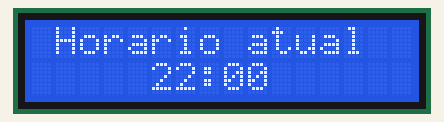
This sketch was run on a simulated Arduino Mega 2560, built with avr-gcc and run on an emulated ATmega2560. Parts: 16×2 character LCD.

Above: at 0.6 s.
At 60.6 s:
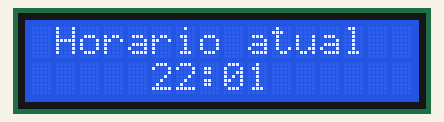
At 120.6 s:
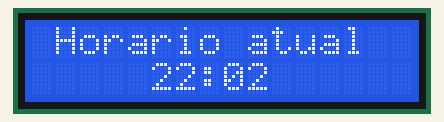

Measured:
- what the display in image 0 shows lasts 60.0 s, from 0.6 s to 60.6 s

The sketch:

sketch.ino
```cpp
#include <LiquidCrystal.h>
LiquidCrystal lcd(12, 11, 5, 4, 3, 2);

int h, m;

void setup() {
  lcd.begin(16,2);
  lcd.clear();
  delay(500);
  showTime(22,0); //Put the current time here
}

void loop() {
  showTime(0,0);
}

void showTime(int hours, int mins){
  h = hours;


  lcd.setCursor(1,0);
  lcd.print("Horario atual");
  lcd.setCursor(7,1);
  lcd.print(":");

  while(h<=23){
    if(h<10){
      lcd.setCursor(5,1);
      lcd.print(0);
      lcd.setCursor(6,1);
      lcd.print(h);
    }
    else{
      lcd.setCursor(5,1);
      lcd.print(h);
    }

    for(m=mins;m<60;m++){
      if(m<10){
        lcd.setCursor(8,1);
        lcd.print(0);
        lcd.setCursor(9,1);
        lcd.print(m);
      }
      else{
        lcd.setCursor(8,1);
        lcd.print(m);
      }
      mins = 0;
      delay(60000);
    }
    h++;
  }

}
```
